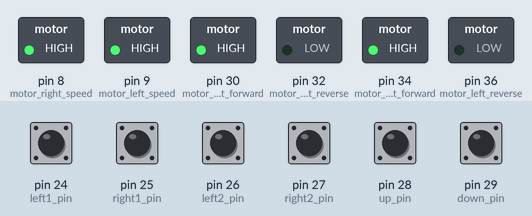
Bench run of a sketch on a simulated Arduino Mega 2560, built with avr-gcc and run on an emulated ATmega2560. Parts: switched loads named in the sketch (green lamp = pin HIGH). Inputs (shaded band) come from the test bench; at power-on: pin 26 (left2_pin), pin 27 (right2_pin), pin 29 (down_pin) HIGH, pin 24 (left1_pin), pin 25 (right1_pin), pin 28 (up_pin) LOW. What the sketch prints to the serial monitor is not drawn.

Above: at 1.2 s.
1.3 s: pin 24 (left1_pin) pulled HIGH for 0.15 s
4.4 s: pin 25 (right1_pin) pulled HIGH for 0.15 s
7.5 s: pin 29 (down_pin) pulled LOW for 0.15 s
10.6 s: pin 24 (left1_pin) pulled HIGH for 0.15 s
13.7 s: pin 25 (right1_pin) pulled HIGH for 0.15 s
16.8 s: pin 29 (down_pin) pulled LOW for 0.15 s
Timing chart, 0 to 19.8 s (numbered marks = the images above; inputs shaded):
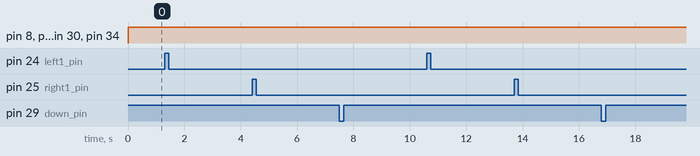

The sketch:

line_follower.ino
```cpp
// (licence header left out)
/*
* Hardware needed for this project
* Arduino Mega 2560
* 6 IR array line sensor
* 2 motor drivers
* 2 DC motors
* 2 Wheels
* 1 base
* Jumber cables
* Double tapes & glue to stick
* Nuts & Bolts
*/

int motor_right_forward = 30;
int motor_right_reverse = 32;
int motor_left_forward = 34;
int motor_left_reverse = 36;
int motor_right_speed = 8; // PWM pin
int motor_left_speed = 9; // PWM pin

int motion_speed_control = 255; //Can adjust motor speed here
int turn_speed_control = 255; //Can adjust motor speed here

/*
* 6 IR array line sensor
* L1 L2 UP DOWN R2 R1
* |  |  |   |   |  |
* v  v  v   v   v  v
* 24 26 28 29  27  25
*/

const int left1_pin = 24;
const int left2_pin = 26;
const int right1_pin = 25;
const int right2_pin = 27;
const int up_pin = 28;
const int down_pin = 29;

int left1 = 0;
int right1 = 0;
int left2 = 0;
int right2 = 0;
int up = 0;
int down = 0;


void setup()
{
  Serial.begin(9600); //baud rate
  setupMotors();
  setupLineFollower();
}

void setupLineFollower()
{
  pinMode(left1_pin, INPUT);
  pinMode(left2_pin, INPUT);
  pinMode(right1_pin, INPUT);
  pinMode(right2_pin, INPUT);
  pinMode(up_pin, INPUT);
  pinMode(down_pin, INPUT);
}

void setupMotors()
{
  pinMode(motor_left_forward, OUTPUT);
  pinMode(motor_right_forward, OUTPUT);
  pinMode(motor_left_reverse, OUTPUT);
  pinMode(motor_right_reverse, OUTPUT);
  pinMode(motor_left_speed, OUTPUT);
  pinMode(motor_right_speed, OUTPUT);
}

void loop() {
  // put your main code here, to run repeatedly:
  line_follower();

  /* Uncomment following lines to test using serial monitor */
  // test_arduino();
  // test_ir();
}

void stop_motors()
{
  Serial.println("Stopping motors");
  digitalWrite(motor_left_forward, LOW);
  digitalWrite(motor_left_reverse, LOW);
  digitalWrite(motor_right_forward, LOW);
  digitalWrite(motor_right_reverse, LOW);
  digitalWrite(motor_left_speed,LOW);
  digitalWrite(motor_right_speed,LOW);
}

void backward()
{
  Serial.println("Backward");
  digitalWrite(motor_left_speed,HIGH);
  digitalWrite(motor_right_speed,HIGH);
  digitalWrite(motor_left_reverse, HIGH);
  digitalWrite(motor_left_forward, LOW);
  digitalWrite(motor_right_reverse, HIGH);
  digitalWrite(motor_right_forward, LOW);
}

void forward()
{

  Serial.println("Forward");
  analogWrite(motor_right_speed, motion_speed_control);
  analogWrite(motor_left_speed, motion_speed_control);
  digitalWrite(motor_left_reverse, LOW);
  digitalWrite(motor_left_forward, HIGH);
  digitalWrite(motor_right_reverse, LOW);
  digitalWrite(motor_right_forward, HIGH);

}

void turn_left()
{
  Serial.println("left");
  analogWrite(motor_right_speed, turn_speed_control);
  analogWrite(motor_left_speed, turn_speed_control);
  digitalWrite(motor_left_reverse, LOW);
  digitalWrite(motor_left_forward, LOW);
  digitalWrite(motor_right_reverse, LOW);
  digitalWrite(motor_right_forward, HIGH);
}

void turn_right()
{
  Serial.println("right");
  analogWrite(motor_right_speed, turn_speed_control);
  analogWrite(motor_left_speed, turn_speed_control);
  digitalWrite(motor_left_reverse, LOW);
  digitalWrite(motor_left_forward, HIGH);
  digitalWrite(motor_right_reverse, LOW);
  digitalWrite(motor_right_forward, LOW);
}

void turn_left_hard()
{
  Serial.println("Hard left");
  analogWrite(motor_right_speed, turn_speed_control);
  analogWrite(motor_left_speed, turn_speed_control);
  digitalWrite(motor_left_reverse, HIGH);
  digitalWrite(motor_left_forward, LOW);
  digitalWrite(motor_right_reverse, LOW);
  digitalWrite(motor_right_forward, HIGH);
}

void turn_right_hard()
{
  Serial.println("Hard right");
  analogWrite(motor_right_speed, turn_speed_control);
  analogWrite(motor_left_speed, turn_speed_control);
  digitalWrite(motor_left_reverse, LOW);
  digitalWrite(motor_left_forward, HIGH);
  digitalWrite(motor_right_reverse, HIGH);
  digitalWrite(motor_right_forward, LOW);
}

void line_follower()
{

   // Follows black line and stops when placed out of line

   getValuesFromIRArray();

   if(isCenterIn())
   {
      forward();
   }
   else if(isRightSideIn())
   {
      turn_right_hard();
   }
   else if(isLeftSideIn())
   {
     turn_left_hard();
   }
   else if(stoppingCondition())
   {
     stop_motors();
   }

}

void getValuesFromIRArray()
{
   left1 = digitalRead(left1_pin);
   left2 = digitalRead(left2_pin);
   right1 = digitalRead(right1_pin);
   right2 = digitalRead(right2_pin);
   up = digitalRead(up_pin);
   down = digitalRead(down_pin);
}

bool isCenterIn()
{
  if((up > 0 || down > 0) && left1 == 0 && right1 == 0)
    return true;
  else
    return false;
}

bool isLeftSideIn()
{
  if((left1 == 1 || left2 == 1) && (right1 == 0 && right2 == 0))
      return true;

  else
      return false;
}

bool isRightSideIn()
{
  if((right1 == 1 || right2 == 1) && (left1 == 0 && left2 == 0))
      return true;

  else
      return false;
}

bool stoppingCondition()
{
  if((up == 0 && down == 0 && left2 == 0 && right2 == 0 && left1 == 0 && right1 == 0) || (up == 1 && down == 1 && left2 == 1 && right2 == 1 && left1 == 1 && right1 == 1))
    return true;
  else
    return false;
}

//test functions

void test_arduino(){
  Serial.println("Testing Arduino & Motor driver");
  forward();
  delay(1000);
  backward();
  delay(1000);
  turn_left();
  delay(1000);
  turn_right();
  delay(1000);
  stop_motors();
  delay(5000);
}

void test_ir(){

  int left1 = -1;
  int right1 = -1;
  int left2 = -1;
  int right2 = -1;
  int up = -1;
  int down = -1;

  Serial.println("Testing IR object sensor");

  left1 = digitalRead(left1_pin);
  left2 = digitalRead(left2_pin);
  right1 = digitalRead(right1_pin);
  right2 = digitalRead(right2_pin);
  up = digitalRead(up_pin);
  down = digitalRead(down_pin);

  Serial.println("Left1::");
  Serial.println(left1);
  Serial.println("Right1::");
  Serial.println(right1);
  Serial.println("Left2::");
  Serial.println(left2);
  Serial.println("Right2::");
  Serial.println(right2);
  Serial.println("Up::");
  Serial.println(up);
  Serial.println("Down::");
  Serial.println(down);
  delay(1000);
}
```

Measured:
- after the input at 1.3 s, every drawn part: stays the same
- after the input at 4.4 s, every drawn part: stays the same
- after the input at 7.5 s, every drawn part: stays the same
- after the input at 10.6 s, every drawn part: stays the same
- after the input at 13.7 s, every drawn part: stays the same
- after the input at 16.8 s, every drawn part: stays the same
